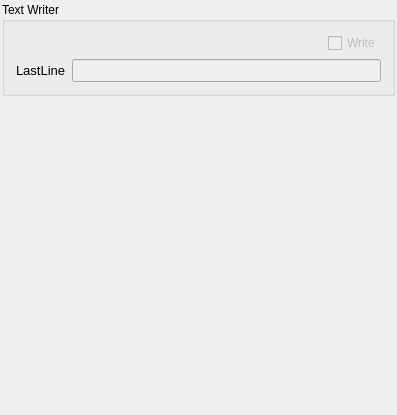
<?xml version="1.0" encoding="UTF-8"?>
<ui version="4.0">
 <class>FrmEntry</class>
 <widget class="QWidget" name="FrmEntry">
  <property name="geometry">
   <rect>
    <x>0</x>
    <y>0</y>
    <width>397</width>
    <height>415</height>
   </rect>
  </property>
  <property name="windowTitle">
   <string>Scalar Entries</string>
  </property>
  <layout class="QGridLayout">
   <property name="margin">
    <number>2</number>
   </property>
   <item row="1" column="0">
    <widget class="Q3Table" name="m_tblEntries">
     <property name="enabled">
      <bool>false</bool>
     </property>
     <property name="sizePolicy">
      <sizepolicy hsizetype="Preferred" vsizetype="Preferred">
       <horstretch>0</horstretch>
       <verstretch>0</verstretch>
      </sizepolicy>
     </property>
     <property name="minimumSize">
      <size>
       <width>350</width>
       <height>300</height>
      </size>
     </property>
     <property name="numRows">
      <number>0</number>
     </property>
     <property name="numCols">
      <number>0</number>
     </property>
     <property name="sorting">
      <bool>false</bool>
     </property>
     <property name="selectionMode">
      <enum>Q3Table::Single</enum>
     </property>
    </widget>
   </item>
   <item row="0" column="0">
    <widget class="Q3GroupBox" name="groupBox1">
     <property name="sizePolicy">
      <sizepolicy hsizetype="Preferred" vsizetype="Fixed">
       <horstretch>0</horstretch>
       <verstretch>0</verstretch>
      </sizepolicy>
     </property>
     <property name="minimumSize">
      <size>
       <width>300</width>
       <height>0</height>
      </size>
     </property>
     <property name="title">
      <string>Text Writer</string>
     </property>
     <property name="frameShape">
      <enum>Q3GroupBox::GroupBoxPanel</enum>
     </property>
     <property name="frameShadow">
      <enum>Q3GroupBox::Sunken</enum>
     </property>
     <layout class="QGridLayout">
      <item row="0" column="0">
       <widget class="KUrlRequester" name="m_urlTextWriter" native="true">
        <property name="enabled">
         <bool>false</bool>
        </property>
       </widget>
      </item>
      <item row="0" column="2">
       <widget class="QCheckBox" name="m_ckbTextWrite">
        <property name="enabled">
         <bool>false</bool>
        </property>
        <property name="sizePolicy">
         <sizepolicy hsizetype="Fixed" vsizetype="Fixed">
          <horstretch>0</horstretch>
          <verstretch>0</verstretch>
         </sizepolicy>
        </property>
        <property name="text">
         <string>Write</string>
        </property>
       </widget>
      </item>
      <item row="0" column="1">
       <spacer name="spacer4">
        <property name="orientation">
         <enum>Qt::Horizontal</enum>
        </property>
        <property name="sizeType">
         <enum>QSizePolicy::Fixed</enum>
        </property>
        <property name="sizeHint" stdset="0">
         <size>
          <width>16</width>
          <height>20</height>
         </size>
        </property>
       </spacer>
      </item>
      <item row="1" column="0" colspan="3">
       <layout class="QHBoxLayout">
        <item>
         <widget class="QLabel" name="textLabel1">
          <property name="font">
           <font>
            <family>Helvetica</family>
            <pointsize>10</pointsize>
           </font>
          </property>
          <property name="text">
           <string>LastLine</string>
          </property>
          <property name="wordWrap">
           <bool>false</bool>
          </property>
         </widget>
        </item>
        <item>
         <widget class="QLineEdit" name="m_edLastLine">
          <property name="enabled">
           <bool>false</bool>
          </property>
          <property name="font">
           <font>
            <family>Helvetica</family>
            <pointsize>10</pointsize>
           </font>
          </property>
          <property name="alignment">
           <set>Qt::AlignRight</set>
          </property>
         </widget>
        </item>
       </layout>
      </item>
     </layout>
    </widget>
   </item>
  </layout>
 </widget>
 <layoutdefault spacing="6" margin="11"/>
 <pixmapfunction>qPixmapFromMimeSource</pixmapfunction>
 <customwidgets>
  <customwidget>
   <class>Q3GroupBox</class>
   <extends>QGroupBox</extends>
   <header>Qt3Support/Q3GroupBox</header>
   <container>1</container>
  </customwidget>
  <customwidget>
   <class>Q3Frame</class>
   <extends>QFrame</extends>
   <header>Qt3Support/Q3Frame</header>
   <container>1</container>
  </customwidget>
  <customwidget>
   <class>Q3Table</class>
   <extends>Q3Frame</extends>
   <header>q3table.h</header>
  </customwidget>
  <customwidget>
   <class>KUrlRequester</class>
   <extends>QWidget</extends>
   <header>kurlrequester.h</header>
  </customwidget>
 </customwidgets>
 <tabstops>
  <tabstop>m_urlTextWriter</tabstop>
  <tabstop>m_ckbTextWrite</tabstop>
  <tabstop>m_edLastLine</tabstop>
  <tabstop>m_tblEntries</tabstop>
 </tabstops>
 <includes>
  <include location="local">kurlrequester.h</include>
  <include location="local">klineedit.h</include>
  <include location="local">kpushbutton.h</include>
 </includes>
 <resources/>
 <connections/>
</ui>
